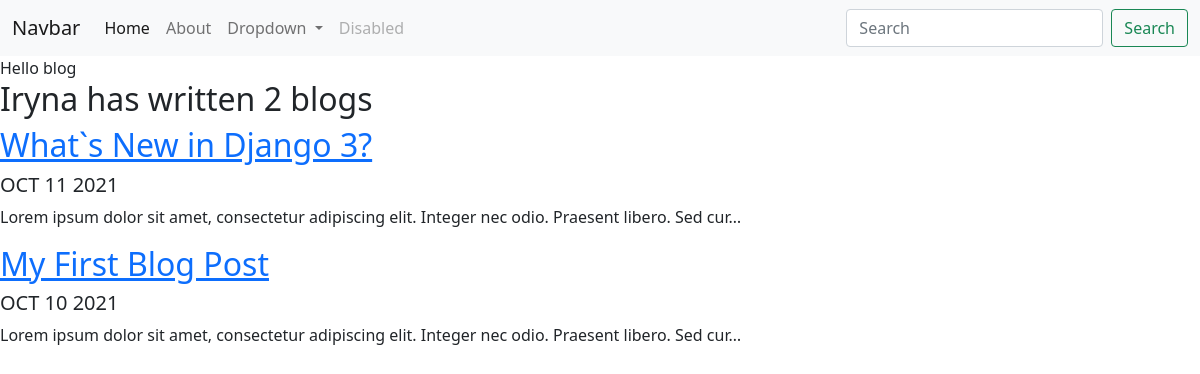
Screenshot of /blog/ with the database file from the repository.
### blog/models.py (models this page shows)
class Blog(models.Model):
    title = models.CharField(max_length=200)
    description = models.TextField()
    date = models.DateField()

### blog/views.py (the view)
# urls.py: path('', views.all_blogs, name='all_blogs'),
def all_blogs(request):
    blogs = Blog.objects.order_by('-date')
    return render(request, 'blog/all_blogs.html', {'blogs':blogs})

### blog/templates/blog/all_blogs.html
{% extends 'portfolio/base.html' %}
{% block content %}
Hello blog
<h2>Iryna has written {{ blogs.count }} blog{{ blogs.count|pluralize}}</h2>
{% for blog in blogs %}
<a href="{% url 'blog:detail' blog.id %}"><h2>{{ blog.title }}</h2></a>
<h5>{{ blog.date|date:'M d Y'|upper}}</h5>
<p>{{ blog.description|striptags|truncatechars:100}}</p>
{% endfor %}
{% endblock %}

### rows the page displays
Blog: title "What`s New in Django 3?", date "OCT 11 2021", description "Lorem ipsum dolor sit amet, consectetur adipiscing elit. Integer nec odio. Praesent libero. Sed cur…"
Blog: title "My First Blog Post", date "OCT 10 2021", description "Lorem ipsum dolor sit amet, consectetur adipiscing elit. Integer nec odio. Praesent libero. Sed cur…"

### other values shown
{{ blogs.count }} "2"
